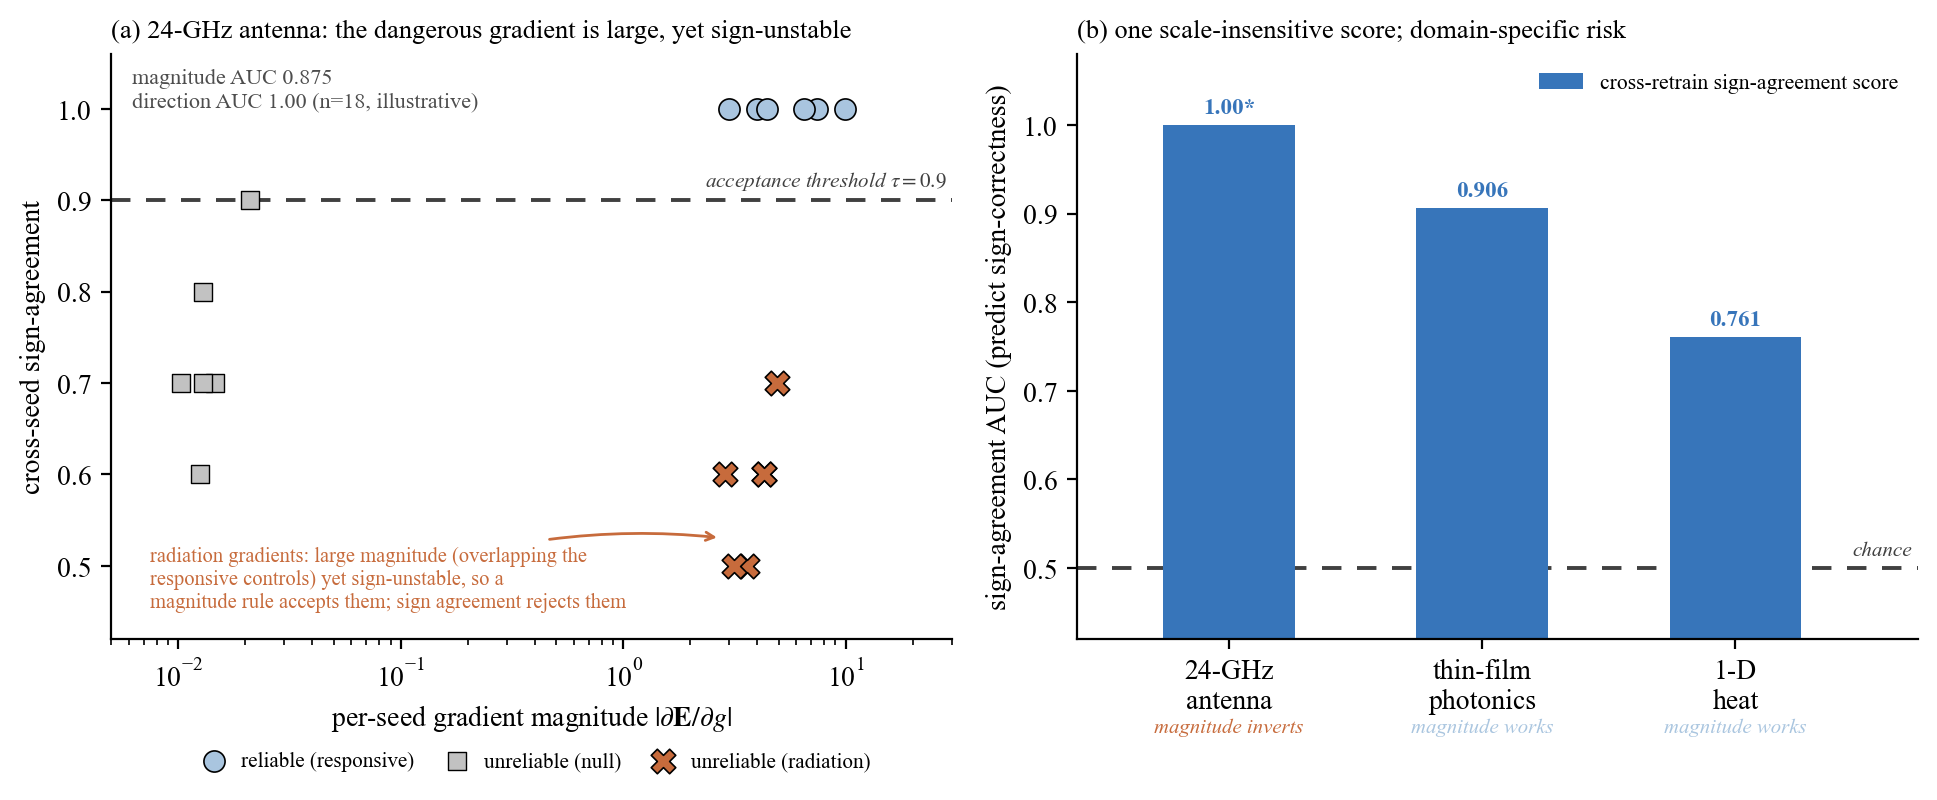

Recreate this plot in Python.
# -*- coding: utf-8 -*-
# Core figure: DIRECTION is one fixed trust criterion across 3 physics families; MAGNITUDE is not
# (which magnitude regime is untrustworthy flips: large on the antenna, small on TMM and heat).
# (a) antenna: the dangerous radiation gradients are large yet sign-unstable -> a magnitude rule trusts them,
#     the direction gate rejects them. (b) direction works on all three oracles; a "trust large gradients"
#     magnitude rule works only where sign-wrong gradients happen to be small (TMM, heat) and inverts on the
#     antenna. All numbers are honest manuscript values; antenna direction AUC=1.00 is the degenerate n=18
#     small-sample value (labelled). No fabricated numbers.
import os
os.environ['KMP_DUPLICATE_LIB_OK'] = 'TRUE'
DIR = os.path.dirname(os.path.abspath(__file__))
import numpy as np
import matplotlib
matplotlib.use('Agg')
import matplotlib.pyplot as plt

plt.rcParams.update({
    'font.family': 'serif', 'font.serif': ['Times New Roman'],
    'mathtext.fontset': 'stix', 'pdf.fonttype': 42, 'ps.fonttype': 42,
    'axes.spines.top': False, 'axes.spines.right': False, 'font.size': 10,
})
NEU = '#4D4D4D'; SIG = '#3775BA'; ACC = '#C76B3C'; GRN = '#A9C5DF'

R = np.load(os.path.join(DIR, 'reliability.npz'))
mag = R['magnitude']; sa = R['sign_agree']
auc_mag_ant = float(R['auc_mag']); auc_dir_ant = float(R['auc_sign']); thr = float(R['thr'])
resp, null, rad = slice(0, 6), slice(6, 12), slice(12, 18)
dir_auc = {'antenna': auc_dir_ant, 'TMM': 0.906, 'heat': 0.761}  # cross-seed direction gate, 3 oracles

fig, (axA, axB) = plt.subplots(1, 2, figsize=(9.8, 4.15))
from matplotlib.transforms import offset_copy

# ---- Panel (a): antenna scatter, magnitude vs sign-agreement ----
axA.axhline(thr, ls=(0, (5, 4)), lw=1.4, color='#404040', zorder=1)
_trA = offset_copy(axA.get_yaxis_transform(), fig=fig, x=-2, y=3, units='points')
axA.text(1.0, thr, r'acceptance threshold $\tau=0.9$', transform=_trA,
         ha='right', va='bottom', fontsize=7.6, color='#404040', style='italic')
axA.scatter(mag[resp], sa[resp], s=58, marker='o', facecolor=GRN, edgecolor='k', lw=0.6,
            label='reliable (responsive)', zorder=3)
axA.scatter(mag[null], sa[null], s=46, marker='s', facecolor='#c2c2c2', edgecolor='k', lw=0.5,
            label='unreliable (null)', zorder=3)
axA.scatter(mag[rad], sa[rad], s=78, marker='X', facecolor=ACC, edgecolor='k', lw=0.6,
            label='unreliable (radiation)', zorder=4)
axA.set_xscale('log'); axA.set_ylim(0.42, 1.06); axA.set_xlim(5e-3, 30)
axA.set_xlabel(r'per-seed gradient magnitude $|\partial \mathbf{E}/\partial g|$')
axA.set_ylabel('cross-seed sign-agreement')
axA.set_title('(a) 24-GHz antenna: the dangerous gradient is large, yet sign-unstable', fontsize=9.5, loc='left')
axA.annotate('radiation gradients: large magnitude (overlapping the\nresponsive controls) yet sign-unstable, so a\nmagnitude rule accepts them; sign agreement rejects them',
             xy=(float(mag[rad].min()), float(sa[rad].min()) + 0.03), xytext=(0.0075, 0.485),
             ha='left', va='center', fontsize=7.4, color=ACC,
             arrowprops=dict(arrowstyle='->', color=ACC, lw=1.0,
                             shrinkA=4, shrinkB=3, connectionstyle='arc3,rad=-0.12'))
axA.text(0.025, 0.975, f'magnitude AUC {auc_mag_ant:.3f}\ndirection AUC {auc_dir_ant:.2f} (n=18, illustrative)',
         transform=axA.transAxes, ha='left', va='top', fontsize=8.0, color=NEU)
axA.legend(fontsize=7.6, loc='upper center', frameon=False, ncol=3, bbox_to_anchor=(0.5, -0.16),
           handletextpad=0.3, columnspacing=1.0)

# ---- Panel (b): direction is one fixed rule across 3 oracles; magnitude's regime flips ----
oracles = ['24-GHz\nantenna', 'thin-film\nphotonics', '1-D\nheat']
dvals = [dir_auc['antenna'], dir_auc['TMM'], dir_auc['heat']]
x = np.arange(3); w = 0.52
axB.axhline(0.5, ls=(0, (5, 4)), lw=1.4, color='#404040', zorder=1)
_trB = offset_copy(axB.get_yaxis_transform(), fig=fig, x=-2, y=3, units='points')
axB.text(1.0, 0.5, 'chance', transform=_trB,
         ha='right', va='bottom', fontsize=7.6, color='#404040', style='italic')
bars = axB.bar(x, dvals, w, color=SIG, label='cross-retrain sign-agreement score')
axB.set_xticks(x); axB.set_xticklabels(oracles)
axB.set_xlim(-0.6, 2.72)  # extend right so right-aligned 'chance' label clears the 1-D heat bar
axB.set_ylim(0.42, 1.08)
axB.set_ylabel('sign-agreement AUC (predict sign-correctness)')
axB.set_title('(b) one scale-insensitive score; domain-specific risk', fontsize=9.5, loc='left')
for r, v, lab in zip(bars, dvals, ['1.00*', '0.906', '0.761']):
    axB.text(r.get_x() + r.get_width() / 2, v + 0.013, lab, ha='center', fontsize=8.4, color=SIG, fontweight='bold')
# magnitude "trust-large" rule verdict per oracle (the regime flip), below the axis
mag_verdict = [('magnitude inverts', ACC), ('magnitude works', GRN), ('magnitude works', GRN)]
for xi, (txt, col) in zip(x, mag_verdict):
    axB.text(xi, -0.135, txt, ha='center', va='top', fontsize=7.5, color=col, style='italic',
             transform=axB.get_xaxis_transform())
axB.legend(fontsize=7.8, loc='upper right', frameon=False)

fig.tight_layout()
fig.savefig(os.path.join(DIR, 'fig_refutation.pdf'), bbox_inches='tight')
fig.savefig(os.path.join(DIR, 'fig_refutation.png'), dpi=200, bbox_inches='tight')
try:
    from PIL import Image
    w0, h0 = Image.open(os.path.join(DIR, 'fig_refutation.png')).size
    print(f'saved fig_refutation: PNG {w0}x{h0}px | direction AUC antenna/TMM/heat = {dvals} | antenna mag-AUC {auc_mag_ant}')
except Exception:
    print('saved')
